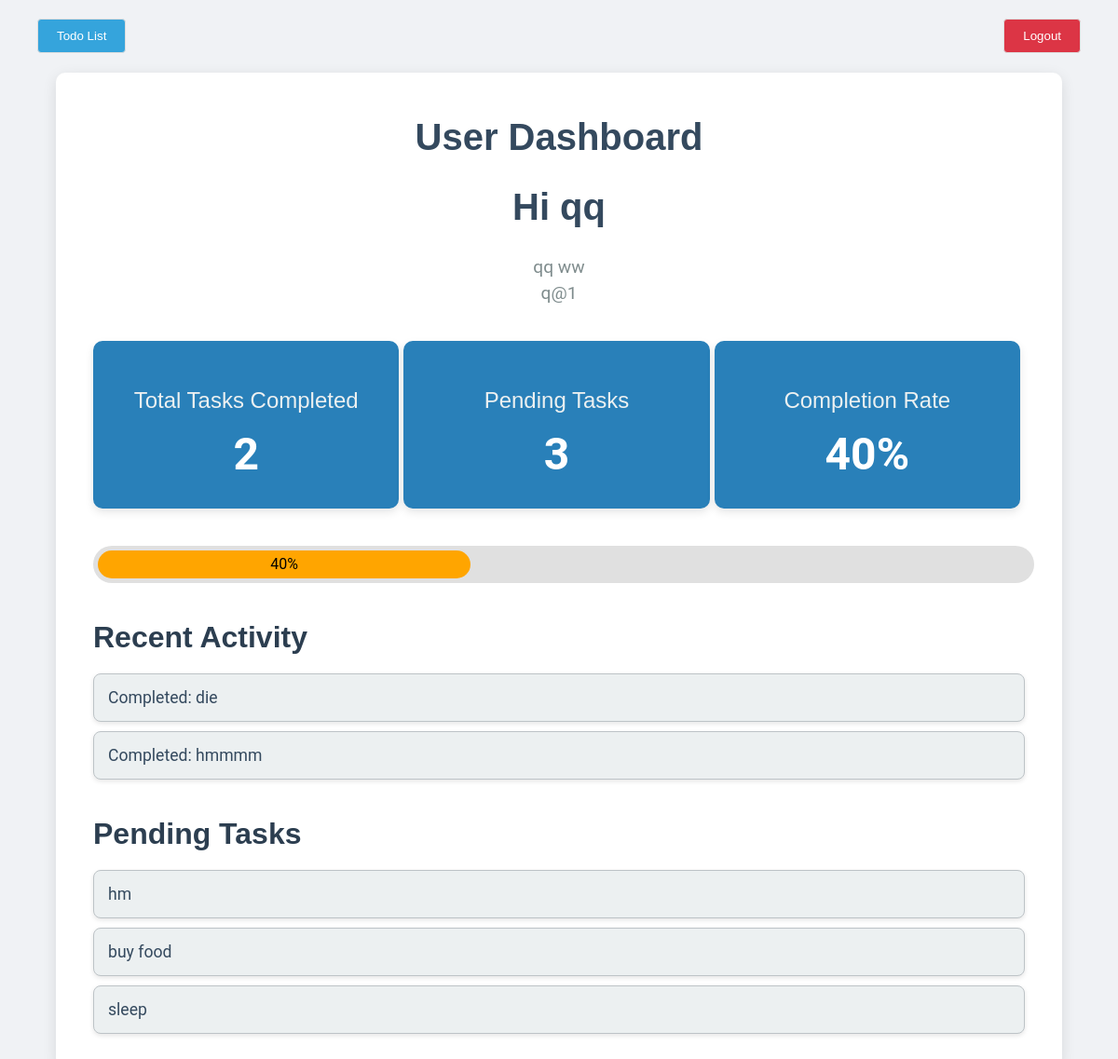
The app's page /dashboard/1 with its own data.
### models.py (models this page shows, shortened)
class User(db.Model):
    user_id=db.Column(db.Integer,primary_key=True)
    fname=db.Column(db.String(20))
    lname=db.Column(db.String(20))
    email = db.Column(db.String(120),unique=True)
    phone=db.Column(db.String(10))
    password= db.Column(db.String(20))

class Todo(db.Model):
    todo_id=db.Column(db.Integer,primary_key=True)
    title=db.Column(db.String(200))
    completed=db.Column(db.Boolean,default=False)
    user_id=db.Column(db.Integer)
    clear=db.Column(db.Boolean,default=False)
    priority =db.Column(db.String(20))

### app.py (the view)
@app.route('/dashboard/<int:user_id>')
def dashboard(user_id):
    data=User.query.filter_by(user_id=user_id).first()
    todolist1 = Todo.query.filter_by(user_id=user_id).all()
    todolist2 = Todo.query.filter_by(user_id=user_id).filter_by(completed=True).all()
    todolist3 = Todo.query.filter_by(user_id=user_id).filter_by(completed=False).all()
    tasks=len(todolist1)
    comp=len(todolist2)
    if tasks!=0:
        per=(comp*100)//tasks
    else:
        per=0
    return render_template('dashboard.html',data=data,len=tasks,com=comp,comdata=todolist2,per=per,todolist3=todolist3)

### templates/dashboard.html (shortened to what this page needs)
<!DOCTYPE html>
<html lang="en">
<head>
    <link rel="stylesheet" href="{{ url_for('static', filename='dashboard.css') }}">
</head>
<body>
    <div class="button-container">
        <a href="{{ url_for('index', user_id=data.user_id) }}"><button class="todo">Todo List</button></a>
        <a href="{{ url_for('main') }}"><button class="logout">Logout</button></a>
    </div>
    <br><br>
    <div class="dashboard-container">
        <div class="user-info">
            <h1>User Dashboard</h1>
            <h1>{{"Hi " + data.fname}}</h1>
            <p id="user-name">{{data.fname + " " + data.lname}}</p>
            <p id="user-email">{{data.email}}</p>
        </div>
        <div class="stats-overview">
            <div class="stat-item">
                <h2>Total Tasks Completed</h2>
                <p id="total-completed">{{com}}</p>
            </div>
            <div class="stat-item">
                <h2>Pending Tasks</h2>
                <p id="pending-tasks">{{len-com}}</p>
            </div>
            <div class="stat-item">
                <h2>Completion Rate</h2>
                <p id="completion-rate">{{per}}%</p>
            </div>
        </div>
            <div class="progress-bar-container">
                <div class="progress-bar" id="progressBar">0%</div>
            </div>
       <div class="recent-activity">
            <h2>Recent Activity</h2>
            <ul id="recent-activity-list">
                {% for todo in comdata %}
                <li>{{"Completed: " + todo.title}}</li>
                {% endfor %}
            </ul>
        </div>
        <div class="recent-activity">
            <h2>Pending Tasks</h2>
            <ul id="recent-activity-list">
                {% for todo in todolist3 %}
                <li>{{todo.title}}</li>
                {% endfor %}
            </ul>
        </div>
    </div>
</body>
</html>

### static/dashboard.css (style rules this page uses)
body { font-family: 'Roboto', sans-serif; background-color: #f0f2f5; color: #333; margin: 0; padding: 0; }
h1, h2 { font-family: 'Poppins', sans-serif; color: #2c3e50; }
.dashboard-container { max-width: 1000px; margin: 40px auto; padding: 20px 40px; background-color: #ffffff; border-radius: 10px; box-shadow: 0 4px 15px rgba(0, 0, 0, 0.1); position: relative; }
h1 { text-align: center; margin-bottom: 30px; font-size: 2.5em; color: #34495e; }
.button-container { display: flex; justify-content: space-between; position: absolute; top: 20px; left: 40px; right: 40px; }
.stats-overview { display: flex; justify-content: space-between; margin-bottom: 40px; }
.stat-item { background-color: #2980b9; color: #ffffff; padding: 30px; margin-right: 5px; border-radius: 10px; text-align: center; width: 30%; box-shadow: 0 4px 10px rgba(0, 0, 0, 0.1); transition: transform 0.3s ease, box-shadow 0.3s ease; }
.stat-item h2 { margin-bottom: 15px; font-size: 1.5em; font-weight: 500; color: #ecf0f1; }
.stat-item p { font-size: 3em; margin: 0; font-weight: 700; }
.recent-activity { margin-top: 40px; }
.recent-activity h2 { margin-bottom: 20px; font-size: 2em; color: #2c3e50; }
.recent-activity ul { list-style-type: none; padding: 0; }
.recent-activity li { background-color: #ecf0f1; padding: 15px; border: 1px solid #bdc3c7; border-radius: 8px; margin-bottom: 10px; font-size: 1.1em; color: #34495e; box-shadow: 0 2px 5px rgba(0, 0, 0, 0.1); transition: background-color 0.3s ease; }
.user-info { text-align: center; margin-bottom: 40px; }
.user-info p { font-size: 1.2em; color: #7f8c8d; margin: 5px 0; }
button.logout { padding: 10px 20px; background-color: #dc3545; color: white; border: 1px solid #ddd; border-radius: 4px; cursor: pointer; }
button.todo { padding: 10px 20px; background-color: #35a4dc; color: white; border: 1px solid #ddd; border-radius: 4px; cursor: pointer; }
.progress-bar-container { width: 100%; background-color: #e0e0e0; border-radius: 25px; padding: 5px; margin: 20px 0; }
.progress-bar { height: 30px; width: 0%; background-color: red; border-radius: 20px; text-align: center; color: black; line-height: 30px; transition: width 0.5s, background-color 0.5s; }

### records on screen
User: fname "Hi qq", fname+lname "qq ww", email "q@1"
Todo: title "Completed: die"
Todo: title "Completed: hmmmm"
Todo: title "hm"
Todo: title "buy food"
Todo: title "sleep"

### other values on screen
{{ com }} "2"
{{ len-com }} "3"
{{ per }} "40"
